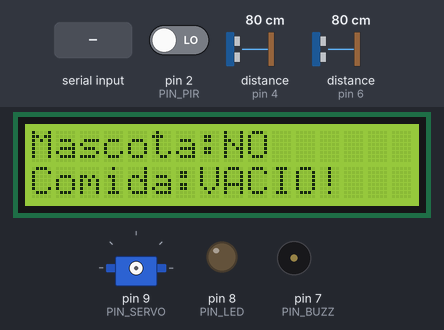
Recording of a sketch running on a simulated Arduino Uno, built with avr-gcc and run on an emulated ATmega328P. Parts: 16×2 character LCD, servo, output pins drawn as LEDs (lit = HIGH), buzzer (waves = sounding). Wiring (inferred from the names in the program): 2 × ultrasonic range finder: trigger pin 3, echo pin 4 / trigger pin 5, echo pin 6. Inputs (shaded band) come from the test bench; at power-on: pin 2 (PIN_PIR) LOW, distance to the obstacle (sensors on pin 6, pin 4) 80 cm. The echo pulse lasts 58.3 µs per cm; pins used as bus, display or sensor lines are not drawn; what the sketch prints to the serial monitor is not drawn.

Above: at 3.5 s.
3.6 s: pin 2 (PIN_PIR) driven HIGH
At 4.4 s:
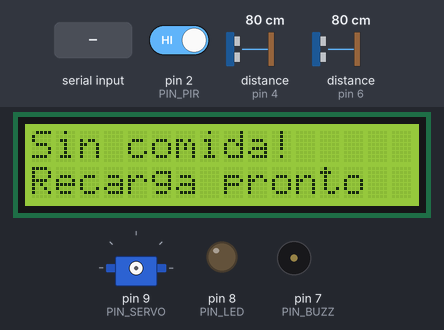
7.8 s: distance to the obstacle (sensor on pin 6) set to 2 cm
At 8.8 s:
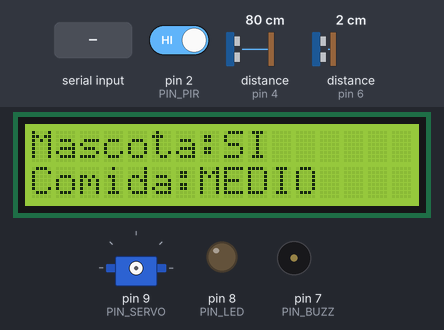
9.9 s: distance to the obstacle (sensor on pin 4) set to 2 cm
At 11.4 s:
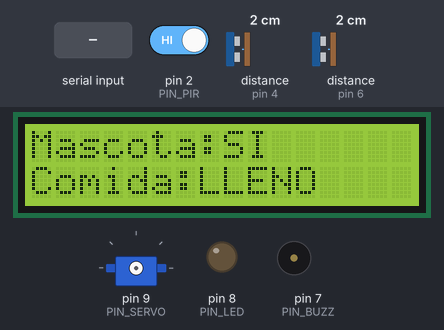
12.0 s: pin 2 (PIN_PIR) driven LOW
At 13.7 s:
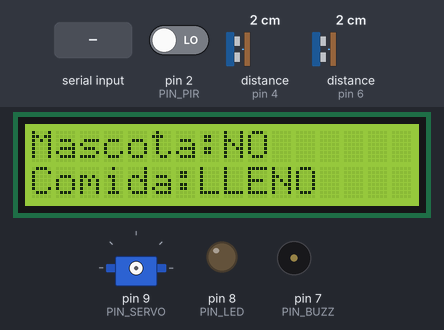
14.0 s: pin 2 (PIN_PIR) driven HIGH
At 16.2 s:
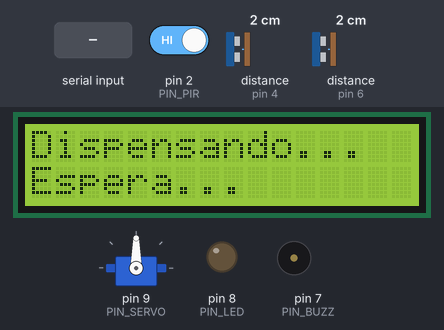
16.5 s: "LED_ON\n" received over Serial
At 19.0 s:
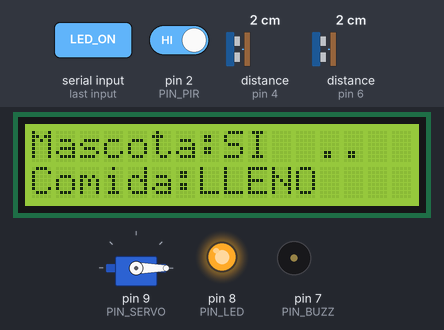
Timing chart, 0 to 20.5 s (numbered marks = the images above; inputs shaded):
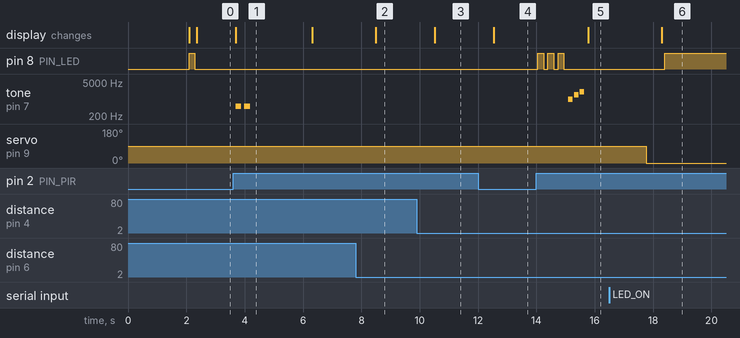

The sketch:

alimentador_completo.ino
```cpp
// ============================================
// ALIMENTADOR DE MASCOTAS - Código completo
// PIR + LED + Buzzer + Servo + HC-SR04 + LCD
// ============================================

#include <Servo.h>
#include <Wire.h>
#include <LiquidCrystal_I2C.h>

// ── Pines ──────────────────────────────────
const int PIN_PIR       = 2;
const int TRIG_ALTO     = 3;
const int ECHO_ALTO     = 4;
const int TRIG_BAJO     = 5;
const int ECHO_BAJO     = 6;
const int PIN_BUZZ      = 7;
const int PIN_LED       = 8;
const int PIN_SERVO     = 9;
// LCD → A4 (SDA) · A5 (SCL) automático
// ───────────────────────────────────────────

Servo servo;
LiquidCrystal_I2C lcd(0x27, 16, 2);

// ── Variables ──────────────────────────────
bool pirAnterior  = false;
bool cicloActivo  = false;   // true mientras se procesa una detección, hasta que el PIR baje a LOW

// Umbrales ultrasónico (ajusta según tu tolva)
const int DIST_LLENO = 5;    // cm — sensor detecta comida cerca
const int DIST_VACIO = 15;   // cm — sensor no detecta comida

// Control manual desde el dashboard
bool ledManual  = false;   // true = encendido manualmente desde dashboard
bool buzzManual = false;

// Última lectura de los sensores (evita medir 2 veces por ciclo)
long ultDistAlto = 999;
long ultDistBajo = 999;

// Estado estable del PIR para mostrar en LCD (no lee el pin crudo)
bool pirEstable = false;
// ───────────────────────────────────────────

void setup() {
  Serial.begin(9600);

  pinMode(PIN_PIR,   INPUT);
  pinMode(PIN_LED,   OUTPUT);
  pinMode(PIN_BUZZ,  OUTPUT);
  pinMode(TRIG_ALTO, OUTPUT);
  pinMode(ECHO_ALTO, INPUT);
  pinMode(TRIG_BAJO, OUTPUT);
  pinMode(ECHO_BAJO, INPUT);

  // El servo se conecta (attach) solo cuando se va a mover,
  // y se desconecta (detach) después — así no interfiere con el I2C del LCD

  lcd.init();
  lcd.backlight();
  lcd.setCursor(0, 0);
  lcd.print("PetFeeder v1.0");
  lcd.setCursor(0, 1);
  lcd.print("Iniciando...");
  delay(2000);
  lcd.clear();

  // Señal de arranque
  digitalWrite(PIN_LED, HIGH); delay(200);
  digitalWrite(PIN_LED, LOW);

  Serial.println("STATUS:listo");
  actualizarLCD();
}

void loop() {
  // ── Escucha comandos del dashboard (Python) ──
  if (Serial.available()) {
    String cmd = Serial.readStringUntil('\n');
    cmd.trim();
    procesarComando(cmd);
  }

  bool pirActual = digitalRead(PIN_PIR) == HIGH;
  long ahora     = millis();

  // ── Movimiento detectado: solo si venía de LOW y no estamos ya procesando ──
  if (pirActual && !pirAnterior && !cicloActivo) {
    cicloActivo  = true;     // bloquea cualquier otro disparo hasta que el PIR baje a LOW
    pirEstable   = true;
    Serial.println("PIR:1");

    // Verifica nivel de comida antes de dispensar
    long distBajo  = medirDistancia(TRIG_BAJO, ECHO_BAJO);
    bool hayComida = (distBajo > 0 && distBajo < DIST_VACIO);

    if (!hayComida) {
      // Sin comida — avisa pero no dispensa
      Serial.println("ALERTA:sincomida");
      lcd.clear();
      lcd.setCursor(0, 0);
      lcd.print("Sin comida!");
      lcd.setCursor(0, 1);
      lcd.print("Recarga pronto");
      tone(PIN_BUZZ, 500, 200); delay(300);
      tone(PIN_BUZZ, 500, 200); delay(300);
      noTone(PIN_BUZZ);
      delay(2000);
      actualizarLCD();
    } else {
      // Hay comida — procede normal
      alertaLED();
      pitido();
      dispensar();
      Serial.println("LED:0");
      Serial.println("BUZZ:0");
    }
  }

  // ── El PIR bajó a LOW: recién aquí se libera el bloqueo ──
  if (!pirActual && pirAnterior) {
    Serial.println("PIR:0");
    pirEstable  = false;
    cicloActivo = false;     // ya puede volver a detectar
  }

  pirAnterior = pirActual;

  // ── Leer nivel de comida cada 2 seg ──
  static long ultimaLectura = 0;
  if (ahora - ultimaLectura > 2000) {
    ultimaLectura = ahora;
    leerNivel();
    actualizarLCD();
  }

  delay(100);
}

// ── Procesa comandos manuales del dashboard ──
void procesarComando(String cmd) {
  if (cmd == "LED_ON") {
    ledManual = true;
    digitalWrite(PIN_LED, HIGH);
    Serial.println("LED:1");
  }
  else if (cmd == "LED_OFF") {
    ledManual = false;
    digitalWrite(PIN_LED, LOW);
    Serial.println("LED:0");
  }
  else if (cmd == "BUZZ_ON") {
    buzzManual = true;
    tone(PIN_BUZZ, 1000);   // tono continuo
    Serial.println("BUZZ:1");
  }
  else if (cmd == "BUZZ_OFF") {
    buzzManual = false;
    noTone(PIN_BUZZ);
    Serial.println("BUZZ:0");
  }
}

// ── Mide distancia de un HC-SR04 ──
long medirDistancia(int trig, int echo) {
  digitalWrite(trig, LOW);  delayMicroseconds(2);
  digitalWrite(trig, HIGH); delayMicroseconds(10);
  digitalWrite(trig, LOW);
  long duracion = pulseIn(echo, HIGH, 30000);  // timeout 30ms
  return duracion * 0.034 / 2;  // convierte a cm
}

// ── Lee ambos sensores, guarda el resultado y manda estado por Serial ──
void leerNivel() {
  ultDistAlto = medirDistancia(TRIG_ALTO, ECHO_ALTO);
  ultDistBajo = medirDistancia(TRIG_BAJO, ECHO_BAJO);

  bool altoDetecta = (ultDistAlto > 0 && ultDistAlto < DIST_LLENO);
  bool bajoDetecta = (ultDistBajo > 0 && ultDistBajo < DIST_VACIO);

  if (altoDetecta && bajoDetecta) {
    Serial.println("NIVEL:lleno");
  } else if (!altoDetecta && bajoDetecta) {
    Serial.println("NIVEL:medio");
  } else {
    Serial.println("NIVEL:vacio");
  }
}

// ── Abre y cierra el servo (attach/detach para no interferir con I2C) ──
void dispensar() {
  Serial.println("ALERTA:dispensando");

  lcd.clear();
  lcd.setCursor(0, 0);
  lcd.print("Dispensando...");
  lcd.setCursor(0, 1);
  lcd.print("Espera...");

  servo.attach(PIN_SERVO);
  servo.write(90);
  delay(2000);
  servo.write(0);
  delay(500);          // tiempo para que el servo termine de moverse
  servo.detach();      // libera Timer1 — el LCD vuelve a la normalidad

  Serial.println("SERVO:cerrado");
  actualizarLCD();
}

// ── Parpadeo LED x3 ──
void alertaLED() {
  if (ledManual) return;   // no interrumpe si está encendido manualmente
  for (int i = 0; i < 3; i++) {
    digitalWrite(PIN_LED, HIGH);
    Serial.println("LED:1");
    delay(200);
    digitalWrite(PIN_LED, LOW);
    Serial.println("LED:0");
    delay(150);
  }
}

// ── Pitido con buzzer pasivo ──
void pitido() {
  if (buzzManual) return;   // no interrumpe si está sonando manualmente
  tone(PIN_BUZZ, 1000, 150); delay(200);
  tone(PIN_BUZZ, 1500, 150); delay(200);
  tone(PIN_BUZZ, 2000, 150); delay(200);
  noTone(PIN_BUZZ);
  Serial.println("BUZZ:1");
  delay(50);
  Serial.println("BUZZ:0");
}

// ── Actualiza el LCD usando las últimas lecturas (sin medir de nuevo) ──
void actualizarLCD() {
  bool altoDetecta = (ultDistAlto > 0 && ultDistAlto < DIST_LLENO);
  bool bajoDetecta = (ultDistBajo > 0 && ultDistBajo < DIST_VACIO);

  String nivel;
  if (altoDetecta && bajoDetecta)       nivel = "LLENO ";
  else if (!altoDetecta && bajoDetecta) nivel = "MEDIO ";
  else                                   nivel = "VACIO!";

  lcd.setCursor(0, 0);
  lcd.print("Mascota:");
  lcd.print(pirEstable ? "SI  " : "NO  ");

  lcd.setCursor(0, 1);
  lcd.print("Comida:");
  lcd.print(nivel);
  lcd.print("  ");
}
```

Measured:
- after the input at 3.6 s, tone on pin 7 (PIN_BUZZ): alternates 500 Hz for 0.20 s and silent for 0.10 s, 4 changes in all, then stays silent, starting after 0.09 s; the display: changes after 0.09 s (image 1)
- after the input at 7.8 s, the display: changes after 0.69 s (image 2)
- after the input at 9.9 s, the display: changes after 0.61 s (image 3)
- after the input at 12.0 s, the display: changes after 0.54 s (image 4)
- after the input at 14.0 s, pin 8 (PIN_LED): alternates HIGH for 0.20 s and LOW for 0.15 s, 6 changes in all, then stays LOW, starting at once; tone on pin 7 (PIN_BUZZ): plays 1000 Hz for 0.15 s, 1500 Hz for 0.15 s, 2000 Hz for 0.15 s, starting after 1.1 s; the display: changes after 1.8 s (image 5)
- after the input at 16.5 s, pin 8 (PIN_LED): LOW → HIGH after 1.9 s
- what the display in image 1 shows lasts 2.6 s, from 3.7 s to 6.3 s
